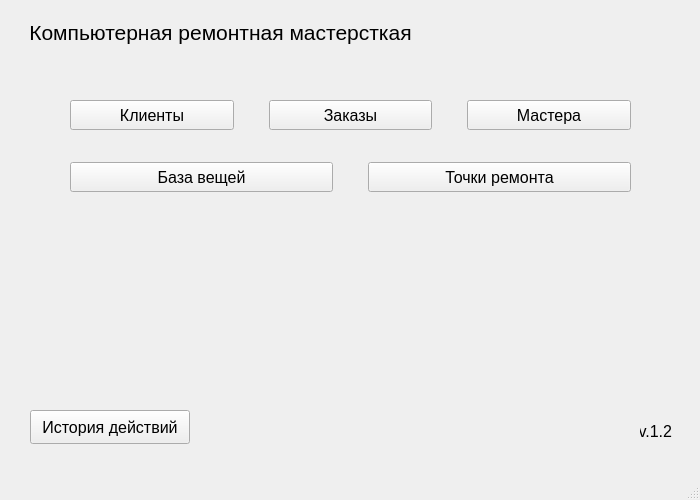
<?xml version="1.0" encoding="UTF-8"?>
<ui version="4.0">
 <class>MainWindow</class>
 <widget class="QMainWindow" name="MainWindow">
  <property name="enabled">
   <bool>true</bool>
  </property>
  <property name="geometry">
   <rect>
    <x>0</x>
    <y>0</y>
    <width>700</width>
    <height>500</height>
   </rect>
  </property>
  <property name="sizePolicy">
   <sizepolicy hsizetype="Fixed" vsizetype="Fixed">
    <horstretch>0</horstretch>
    <verstretch>0</verstretch>
   </sizepolicy>
  </property>
  <property name="minimumSize">
   <size>
    <width>0</width>
    <height>0</height>
   </size>
  </property>
  <property name="maximumSize">
   <size>
    <width>700</width>
    <height>500</height>
   </size>
  </property>
  <property name="contextMenuPolicy">
   <enum>Qt::ContextMenuPolicy::PreventContextMenu</enum>
  </property>
  <property name="acceptDrops">
   <bool>true</bool>
  </property>
  <property name="windowTitle">
   <string>Компьютерная мастерская</string>
  </property>
  <property name="windowIcon">
   <iconset theme="QIcon::ThemeIcon::FolderOpen"/>
  </property>
  <widget class="QWidget" name="centralwidget">
   <property name="sizePolicy">
    <sizepolicy hsizetype="Fixed" vsizetype="Fixed">
     <horstretch>0</horstretch>
     <verstretch>0</verstretch>
    </sizepolicy>
   </property>
   <property name="minimumSize">
    <size>
     <width>700</width>
     <height>450</height>
    </size>
   </property>
   <property name="maximumSize">
    <size>
     <width>700</width>
     <height>450</height>
    </size>
   </property>
   <property name="cursor">
    <cursorShape>SizeBDiagCursor</cursorShape>
   </property>
   <property name="layoutDirection">
    <enum>Qt::LayoutDirection::LeftToRight</enum>
   </property>
   <widget class="QLabel" name="MainTitle">
    <property name="geometry">
     <rect>
      <x>30</x>
      <y>20</y>
      <width>381</width>
      <height>28</height>
     </rect>
    </property>
    <property name="font">
     <font>
      <pointsize>16</pointsize>
     </font>
    </property>
    <property name="text">
     <string>Компьютерная ремонтная мастерсткая</string>
    </property>
    <property name="scaledContents">
     <bool>false</bool>
    </property>
    <property name="alignment">
     <set>Qt::AlignmentFlag::AlignHCenter|Qt::AlignmentFlag::AlignTop</set>
    </property>
    <property name="wordWrap">
     <bool>false</bool>
    </property>
   </widget>
   <widget class="QLabel" name="SubTitle">
    <property name="geometry">
     <rect>
      <x>640</x>
      <y>420</y>
      <width>32</width>
      <height>21</height>
     </rect>
    </property>
    <property name="font">
     <font>
      <pointsize>12</pointsize>
     </font>
    </property>
    <property name="text">
     <string>v.1.2</string>
    </property>
    <property name="alignment">
     <set>Qt::AlignmentFlag::AlignBottom|Qt::AlignmentFlag::AlignRight|Qt::AlignmentFlag::AlignTrailing</set>
    </property>
   </widget>
   <widget class="QWidget" name="layoutWidget">
    <property name="geometry">
     <rect>
      <x>60</x>
      <y>90</y>
      <width>581</width>
      <height>112</height>
     </rect>
    </property>
    <layout class="QVBoxLayout" name="AllButtons">
     <property name="spacing">
      <number>12</number>
     </property>
     <item>
      <layout class="QHBoxLayout" name="MainButtons">
       <property name="spacing">
        <number>35</number>
       </property>
       <property name="sizeConstraint">
        <enum>QLayout::SizeConstraint::SetDefaultConstraint</enum>
       </property>
       <property name="leftMargin">
        <number>10</number>
       </property>
       <property name="topMargin">
        <number>10</number>
       </property>
       <property name="rightMargin">
        <number>10</number>
       </property>
       <property name="bottomMargin">
        <number>10</number>
       </property>
       <item>
        <widget class="QPushButton" name="ClientsButton">
         <property name="sizePolicy">
          <sizepolicy hsizetype="Preferred" vsizetype="Preferred">
           <horstretch>0</horstretch>
           <verstretch>0</verstretch>
          </sizepolicy>
         </property>
         <property name="font">
          <font>
           <pointsize>12</pointsize>
          </font>
         </property>
         <property name="text">
          <string>Клиенты</string>
         </property>
        </widget>
       </item>
       <item>
        <widget class="QPushButton" name="OrdersButton">
         <property name="sizePolicy">
          <sizepolicy hsizetype="Preferred" vsizetype="Preferred">
           <horstretch>0</horstretch>
           <verstretch>0</verstretch>
          </sizepolicy>
         </property>
         <property name="font">
          <font>
           <pointsize>12</pointsize>
          </font>
         </property>
         <property name="text">
          <string>Заказы</string>
         </property>
        </widget>
       </item>
       <item>
        <widget class="QPushButton" name="MastersButton">
         <property name="sizePolicy">
          <sizepolicy hsizetype="Preferred" vsizetype="Preferred">
           <horstretch>0</horstretch>
           <verstretch>0</verstretch>
          </sizepolicy>
         </property>
         <property name="font">
          <font>
           <pointsize>12</pointsize>
          </font>
         </property>
         <property name="text">
          <string>Мастера</string>
         </property>
        </widget>
       </item>
      </layout>
     </item>
     <item>
      <layout class="QHBoxLayout" name="MainButtons2">
       <property name="spacing">
        <number>35</number>
       </property>
       <property name="leftMargin">
        <number>10</number>
       </property>
       <property name="topMargin">
        <number>10</number>
       </property>
       <property name="rightMargin">
        <number>10</number>
       </property>
       <property name="bottomMargin">
        <number>10</number>
       </property>
       <item>
        <widget class="QPushButton" name="ThingsButton">
         <property name="sizePolicy">
          <sizepolicy hsizetype="Preferred" vsizetype="Preferred">
           <horstretch>0</horstretch>
           <verstretch>0</verstretch>
          </sizepolicy>
         </property>
         <property name="font">
          <font>
           <pointsize>12</pointsize>
          </font>
         </property>
         <property name="text">
          <string>База вещей</string>
         </property>
        </widget>
       </item>
       <item>
        <widget class="QPushButton" name="PlacesButton">
         <property name="sizePolicy">
          <sizepolicy hsizetype="Preferred" vsizetype="Preferred">
           <horstretch>0</horstretch>
           <verstretch>0</verstretch>
          </sizepolicy>
         </property>
         <property name="font">
          <font>
           <pointsize>12</pointsize>
          </font>
         </property>
         <property name="text">
          <string>Точки ремонта</string>
         </property>
        </widget>
       </item>
      </layout>
     </item>
    </layout>
   </widget>
   <widget class="QPushButton" name="HistoryButton">
    <property name="geometry">
     <rect>
      <x>30</x>
      <y>410</y>
      <width>160</width>
      <height>34</height>
     </rect>
    </property>
    <property name="sizePolicy">
     <sizepolicy hsizetype="Preferred" vsizetype="Preferred">
      <horstretch>0</horstretch>
      <verstretch>0</verstretch>
     </sizepolicy>
    </property>
    <property name="font">
     <font>
      <pointsize>12</pointsize>
     </font>
    </property>
    <property name="text">
     <string>История действий</string>
    </property>
   </widget>
  </widget>
  <widget class="QMenuBar" name="menubar">
   <property name="geometry">
    <rect>
     <x>0</x>
     <y>0</y>
     <width>700</width>
     <height>21</height>
    </rect>
   </property>
  </widget>
  <widget class="QStatusBar" name="statusbar"/>
 </widget>
 <resources/>
 <connections/>
</ui>
